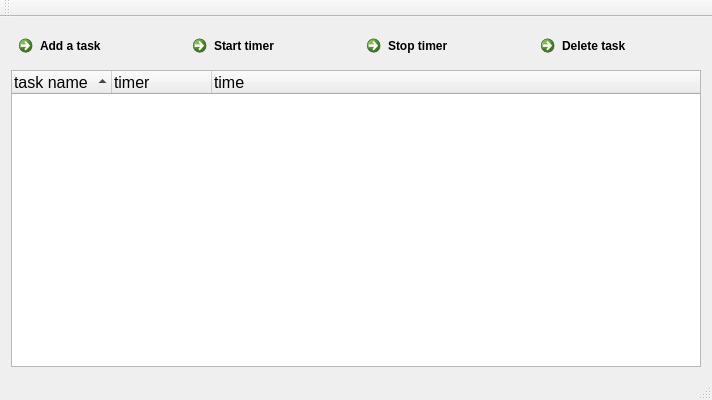
<?xml version="1.0" encoding="UTF-8"?>
<ui version="4.0">
 <class>MainWindow</class>
 <widget class="QMainWindow" name="MainWindow">
  <property name="geometry">
   <rect>
    <x>0</x>
    <y>0</y>
    <width>600</width>
    <height>400</height>
   </rect>
  </property>
  <property name="windowTitle">
   <string>qtimetracker</string>
  </property>
  <widget class="QWidget" name="centralWidget">
   <layout class="QGridLayout" name="gridLayout">
    <item row="0" column="0">
     <widget class="QCommandLinkButton" name="btn_addtask">
      <property name="text">
       <string>Add a task</string>
      </property>
     </widget>
    </item>
    <item row="0" column="2">
     <widget class="QCommandLinkButton" name="btn_stoptimer">
      <property name="text">
       <string>Stop timer</string>
      </property>
     </widget>
    </item>
    <item row="0" column="3">
     <widget class="QCommandLinkButton" name="btn_deletetask">
      <property name="text">
       <string>Delete task</string>
      </property>
     </widget>
    </item>
    <item row="1" column="0" colspan="4">
     <widget class="QTreeWidget" name="treeWidget">
      <property name="font">
       <font>
        <pointsize>12</pointsize>
       </font>
      </property>
      <property name="indentation">
       <number>20</number>
      </property>
      <property name="sortingEnabled">
       <bool>true</bool>
      </property>
      <property name="columnCount">
       <number>3</number>
      </property>
      <column>
       <property name="text">
        <string>task name</string>
       </property>
      </column>
      <column>
       <property name="text">
        <string>timer</string>
       </property>
      </column>
      <column>
       <property name="text">
        <string>time</string>
       </property>
      </column>
     </widget>
    </item>
    <item row="0" column="1">
     <widget class="QCommandLinkButton" name="btn_starttimer">
      <property name="text">
       <string>Start timer</string>
      </property>
     </widget>
    </item>
   </layout>
  </widget>
  <widget class="QToolBar" name="mainToolBar">
   <attribute name="toolBarArea">
    <enum>TopToolBarArea</enum>
   </attribute>
   <attribute name="toolBarBreak">
    <bool>false</bool>
   </attribute>
  </widget>
  <widget class="QStatusBar" name="statusBar"/>
  <widget class="QToolBar" name="toolBar">
   <property name="windowTitle">
    <string>toolBar</string>
   </property>
   <property name="movable">
    <bool>false</bool>
   </property>
   <property name="toolButtonStyle">
    <enum>Qt::ToolButtonTextBesideIcon</enum>
   </property>
   <property name="floatable">
    <bool>false</bool>
   </property>
   <attribute name="toolBarArea">
    <enum>TopToolBarArea</enum>
   </attribute>
   <attribute name="toolBarBreak">
    <bool>false</bool>
   </attribute>
  </widget>
  <action name="actionQuit">
   <property name="text">
    <string>Quit</string>
   </property>
  </action>
 </widget>
 <layoutdefault spacing="6" margin="11"/>
 <resources/>
 <connections/>
</ui>
